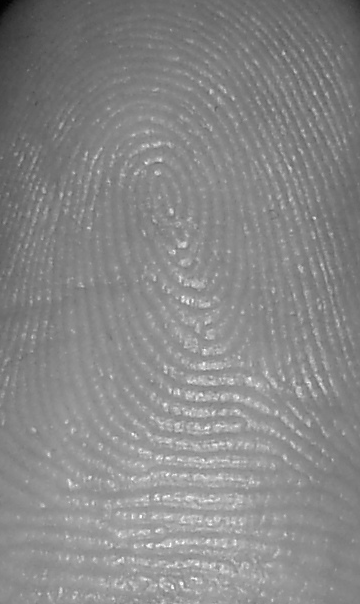
%> input picture myworkspace/ZJW/phone.bmp, 360 x 604 px
$ octave ex0422_homographic.m   (GNU Octave 9; MATLAB toolbox functions it lacks are replaced by stand-ins)
%> lines starting %> are read from the running program, lines starting %| are printed output that depends on the picture
%ex0422_homographic
close all
f = imread('C:\Users\MacBook Air\Documents\大三上学期\数字图像处理\综合作业1\phone.bmp');
%> f is the input picture: size 604x360 uint8; min 1, max 254, mean 135.6
% f = rgb2gray(imread('..\data\jordan.jpg'));% not easy too set parameter
f = double(f);
%> f: size 604x360 double
[M,N] = size(f);
%> M = 604; N = 360
z = log(f+1);
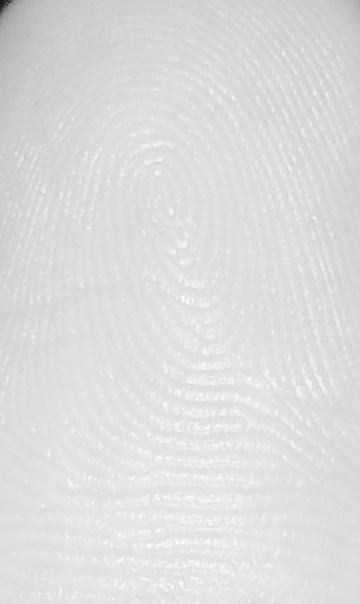
%> z: size 604x360 double; min 0.693, max 5.54, mean 4.9; drawn with min black and max white

P = 2*max([M N]);
%> P = 1208
zp = padarray(z,[P-M P-N],0,'post');
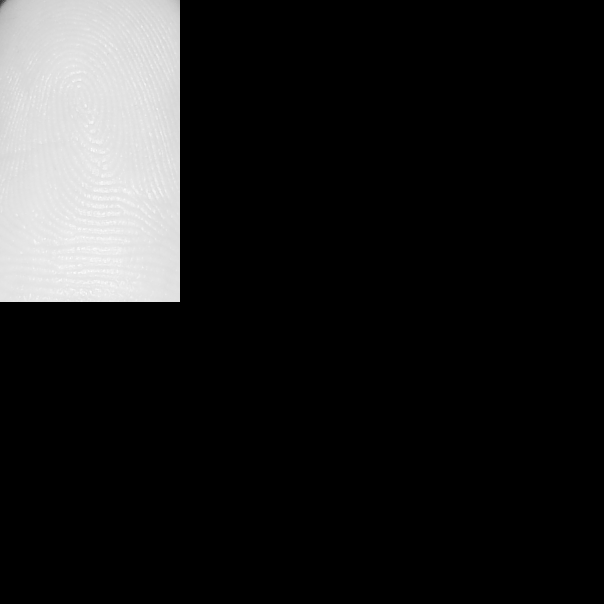
%> zp: size 1208x1208 double (shown at 1/2 size); min 0, max 5.54, mean 0.731; drawn with min black and max white

Z = fftshift(fft2(zp));

% filter
[X, Y] = meshgrid(1:P);
D0 = 50;
gamma_h = 2;
gamma_l = 0.3;
% D0 = 300;
% gamma_h = 2;
% gamma_l = 1;
c = 1;
H = (gamma_h-gamma_l) * (1-exp(-c*((X-P/2-1).^2+(Y-P/2-1).^2)/(D0*D0))) + gamma_l;

% filtering
S = Z.*H;

figure(1),imshow(f,[]),title('f(x,y)')
figure(2),imshow(log(1+abs(S)),[]),title('|S(u,v)|')
figure(3),surf(X(1:10:end,1:10:end),Y(1:10:end,1:10:end),H(1:10:end,1:10:end)),title('H(u,v)')
%> after `title('H(u,v)')`:
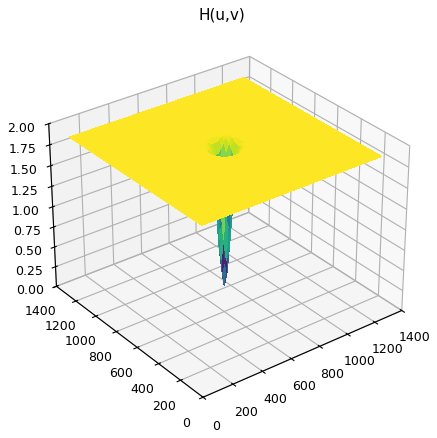
%> figure redrawn from the program's plot data
figure(4),imshow(H,[]),title('H(u,v)')

sp = real(ifft2(ifftshift(S)));
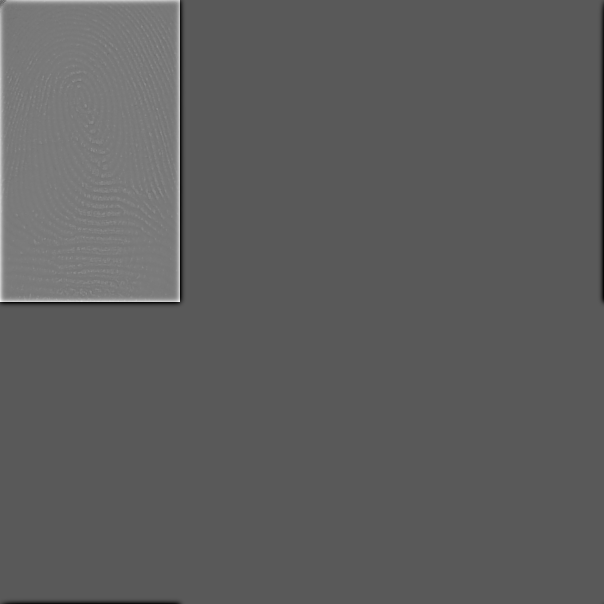
%> sp: size 1208x1208 double (shown at 1/2 size); min -4, max 7.36, mean 0.219; drawn with min black and max white
s = sp(1:M,1:N);
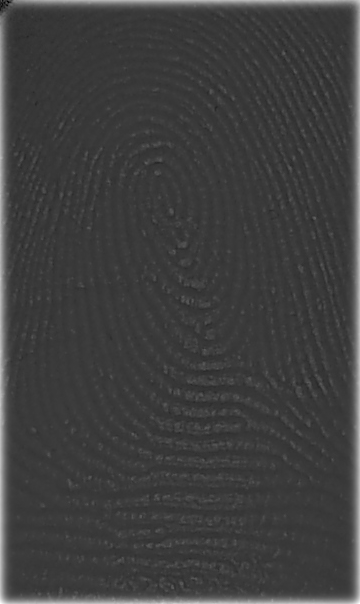
%> s: size 604x360 double; min -0.272, max 7.36, mean 1.62; drawn with min black and max white
g = exp(s)-1;
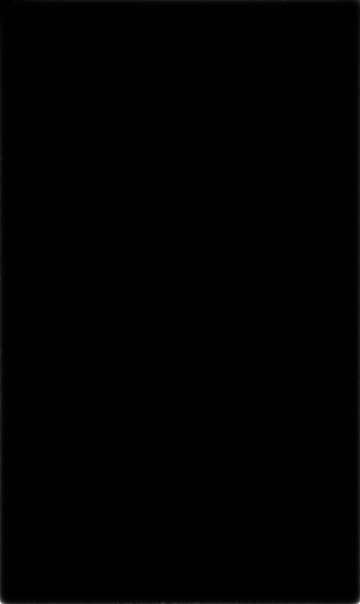
%> g: size 604x360 double; min -0.238, max 1572.2, mean 7; drawn with min black and max white
figure(5),imshow(g/4),title('g(x,y)')
%> after `imshow(g/4)`:
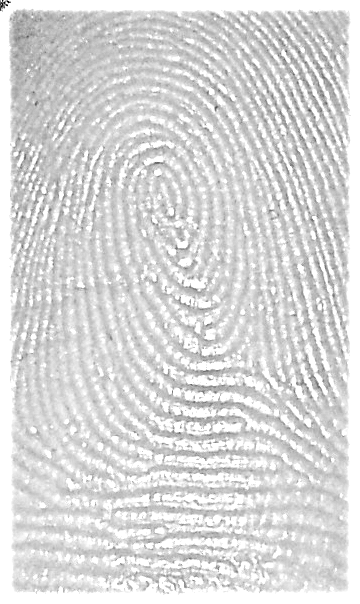
%> displayed picture: size 604x360, on the screen's scale of 0 to 255; min 0, max 255, mean 216.7
